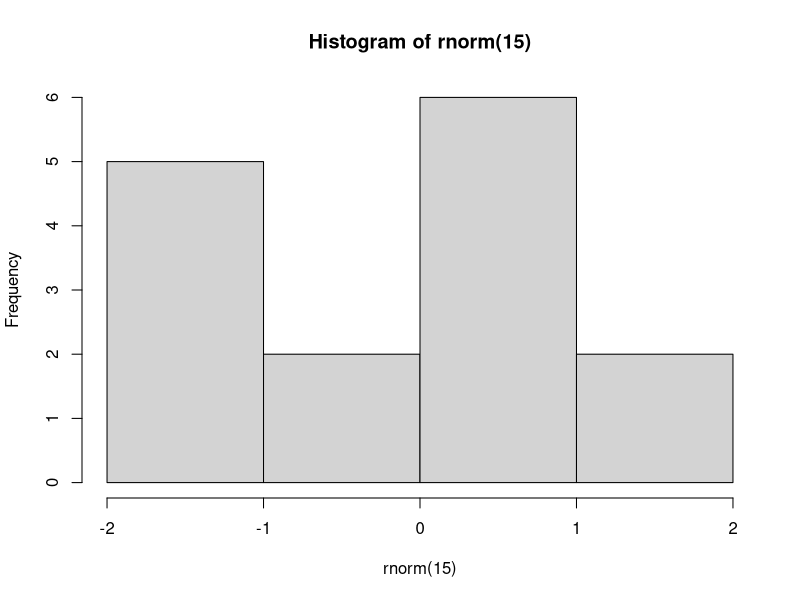

Write the R code that produced this figure.
## ---- chunk 1
hist(rnorm(15))
